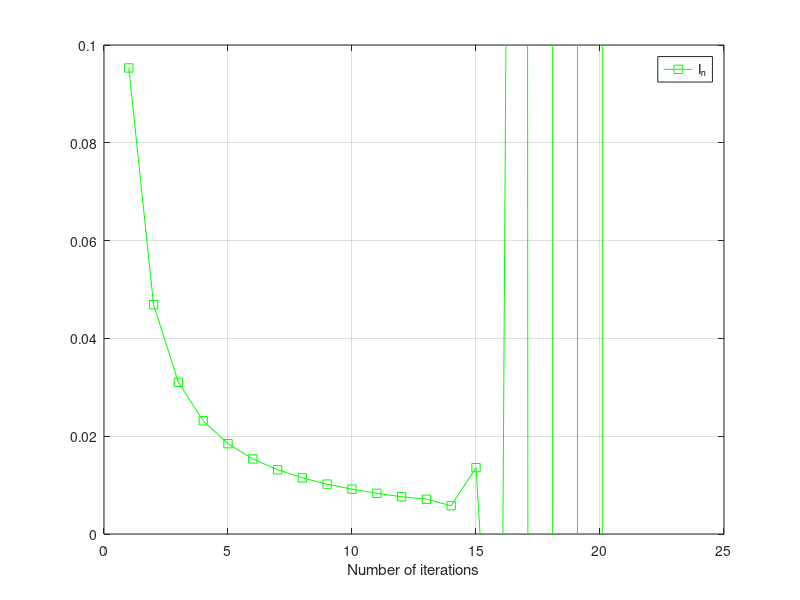

Reproduce this figure in MATLAB.
N = 20;
a = 10;

I = zeros(N,1);
I(1) = log((1+a)/a);

for i = 1:N
  I(i+1) = 1/i -a*I(i);
end

h2 = figure();
plot(I, "-sg");
grid();
%title('Value of I_n through forward method');
ylim([0 0.1])
xlabel("Number of iterations");
legend('I_n');
%tight();

set(h2,'PaperSize',[5 5]);
%print(h2,'pi_plot', '-dpng', '-r300', '-bestfit');
print(h2,'forward_plot', '-dpng', '-r300');


